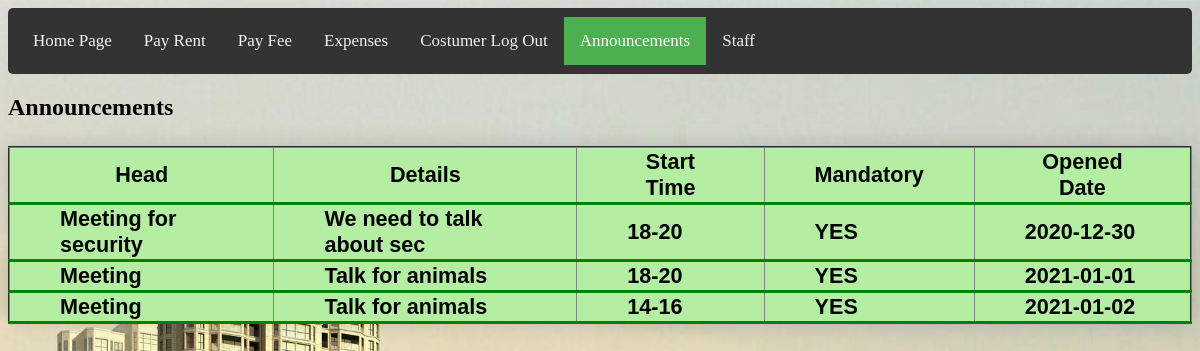
The page /Customer/Announcement.php (signed in) on the database its author committed.
### tables this page shows
CREATE TABLE `announcement` (
  `id` int(11) NOT NULL,
  `Block` varchar(25) NOT NULL,
  `head` varchar(25) NOT NULL,
  `details` varchar(25) NOT NULL,
  `time` varchar(25) NOT NULL,
  `mandatory` varchar(25) NOT NULL,
  `openedDate` varchar(25) NOT NULL
);

### Customer/Announcement.php (the view, shortened to what this page needs)
<?php
include '../db_conn.php';
 ?>
<!DOCTYPE html>
<html>
<head>
<link rel="stylesheet" href="main.css">
<link rel="stylesheet" href="customer.css">
<div class="topnav">
  <a href="LoggedCustomer.php">Home Page</a>
<a href="borc.php">Pay Rent</a>
<a href="fee.php" >Pay Fee</a>
<a href="expenses.php" >Expenses</a>
<a href="logoutCustomer.php">Costumer Log Out </a>
  <a href="Announcement.php"class="active" >Announcements </a>
   <a href="staff.php" >Staff </a>
</div>
</head>
<body>
<h2> Announcements
<table class="styled-table" border="2" cellspacing="7">
  <tr "active-row">
    <th>Head</th>
    <th>Details</th>
     <th>Start Time</th>
     <th>Mandatory</th>
        <th>Opened Date</th>
  </tr>
    <?php
$block=$_SESSION['Block'];
$query = "SELECT * FROM announcement where Block='$block' ; ";
$data = mysqli_query($conn,$query);
$total=mysqli_num_rows($data);
   if($total>0)
   {
while($result = mysqli_fetch_assoc($data)){
echo "  <tbody><tr class='active-row'>
<td>".$result['head']."</td>
<td>".$result['details']."</td>
<td>".$result['time']."</td>
<td>".$result['mandatory']."</td>
<td>".$result['openedDate']."</td>
</tr>";
}
}
else{
  echo "no records";
}
?>
</table>
</body>
</html>

### Customer/main.css (style rules this page uses)
.topnav { background-color: #333; overflow: hidden; }
.topnav a { float: left; color: #f2f2f2; text-align: center; padding: 14px 16px; text-decoration: none; font-size: 17px; }
.topnav a.active { background-color: #4CAF50; color: white; }
table, th, td { background-color:#B4EEA2; }
.styled-table { border-collapse: collapse; margin: 25px 0; font-size: 0.9em; font-family: sans-serif; min-width: 400px; box-shadow: 0 0 20px rgba(0, 0, 0, 0.15); }
.styled-table th, .styled-table td { padding:1px 50px; }
.styled-table tbody tr { border-bottom: 1px solid #dddddd; }
.styled-table tbody tr:last-of-type { border-bottom: 3px solid green; }
.styled-table tbody tr.active-row { font-weight: bold; color: black; }

### Customer/customer.css (style rules this page uses)
body { background-image: url("homepage.jpg"); background-color: #cccccc; background-repeat: no-repeat; background-size: cover; }
div { border-radius: 5px; padding: 9px; }
* { box-sizing: border-box; }

### Customer/Announcement.php (style rules this page uses)
body { background-image: url("homepage.jpg"); background-color: #cccccc; background-repeat: no-repeat; background-size: cover; }

### rows shown on the page
announcement: head "Meeting for security", details "We need to talk about sec", time "18-20", mandatory "YES", openedDate "2020-12-30"
announcement: head "Meeting", details "Talk for animals", time "18-20", mandatory "YES", openedDate "2021-01-01"
announcement: head "Meeting", details "Talk for animals", time "14-16", mandatory "YES", openedDate "2021-01-02"
